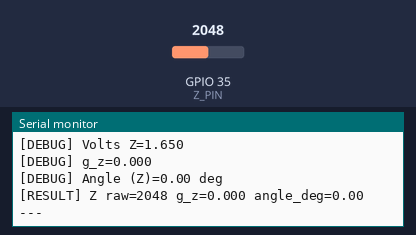
The sketch below on a simulated ESP32. On the bench: the last lines printed to the serial monitor. The inputs (shaded band) are chosen by the test bench; at power-on: GPIO 35 (Z_PIN) = 2048 (analog values on the 0–4095 scale).

Above: at 1.7 s.
1.8 s: GPIO 35 (Z_PIN) set to 2866
At 2.4 s:
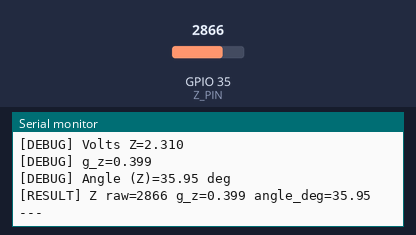
3.3 s: GPIO 35 (Z_PIN) set to 3603
At 4.0 s:
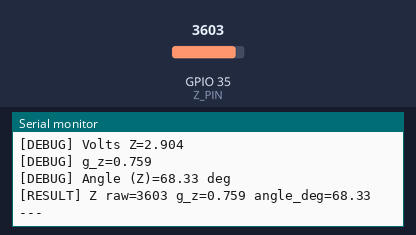
Timing chart, 0 to 6.3 s (numbered marks = the images above; inputs shaded):
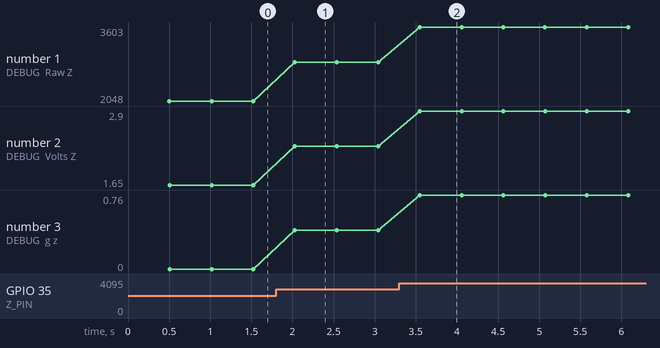

The sketch:

accelTest.ino
```cpp
/*
 * D.U.C.K – Z-axis only accelerometer test (ESP32)
 * Reads Z-axis from analog GPIO 35. No I2C / ADXL345.
 *
 * Wiring: Z-axis sensor or voltage divider on GPIO 35 (0..3.3V → 0..4095).
 */

#define BAUD    115200
#define Z_PIN   35

void setup() {
  Serial.begin(BAUD);
  delay(500);

  analogReadResolution(12);   // 0..4095
  analogSetPinAttenuation(Z_PIN, ADC_11db);
  pinMode(Z_PIN, INPUT);

  Serial.println("\n--- D.U.C.K Z-Axis Test ---");
  Serial.print("[DEBUG] Z-axis from analog pin ");
  Serial.println(Z_PIN);
  Serial.println("[DEBUG] Output: raw Z, volts, g_z, angle_deg\n");
}

void loop() {
  int rawZ = analogRead(Z_PIN);

  float volts = (rawZ / 4095.0f) * 3.3f;
  // Normalized -1..+1 (2048 = 0)
  float g_z = (rawZ - 2048.0f) / 2048.0f;
  // Tilt angle from Z: 0 raw → -90°, 2048 → 0°, 4095 → +90°
  float angle_deg = (rawZ - 2048.0f) / 2048.0f * 90.0f;

  Serial.print("[DEBUG] Raw Z=");
  Serial.println(rawZ);

  Serial.print("[DEBUG] Volts Z=");
  Serial.println(volts, 3);

  Serial.print("[DEBUG] g_z=");
  Serial.println(g_z, 3);

  Serial.print("[DEBUG] Angle (Z)=");
  Serial.print(angle_deg, 2);
  Serial.println(" deg");

  Serial.print("[RESULT] Z raw=");
  Serial.print(rawZ);
  Serial.print(" g_z=");
  Serial.print(g_z, 3);
  Serial.print(" angle_deg=");
  Serial.println(angle_deg, 2);
  Serial.println("---");

  delay(500);
}
```

Measured:
- after the input at 1.8 s, the serial monitor: prints a new line after 0.23 s (image 1)
- after the input at 3.3 s, the serial monitor: prints a new line after 0.25 s (image 2)
- plotted number 1: 2048 → 2866 after the input at 1.8 s, 2866 → 3603 after the input at 3.3 s
- plotted number 2: 1.65 → 2.31 after the input at 1.8 s, 2.31 → 2.9 after the input at 3.3 s
- plotted number 3: 0 → 0.4 after the input at 1.8 s, 0.4 → 0.76 after the input at 3.3 s
